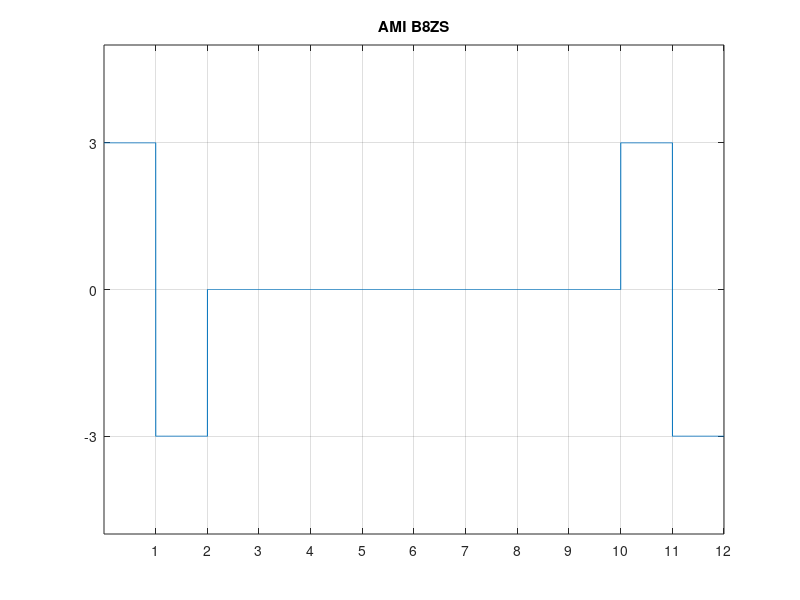

Write the MATLAB code that produced this figure.
% University of Rajshahi
% Name : Nakul Deb Nath
% Dept : CSE
% Date : 17-11-2018

clear;
clear all;
clc;

n=[1 1 0 0 0 0 0 0 0 0 1 1];
%n = input('Enter the bit Stream : ');

v = 3;
for index = 1:length(n)
    if n(index)==1;
        bitsArray(index) = v;
        v = -v;
    else
        bitsArray(index) = 0;
    end
end

i=1;
t = 0:0.001:length(n);
bt = 1/0.001;
for index = 1:length(t)
    if t(index) <= i;
        y(index)=bitsArray(i);
    else
        y(index) = bitsArray(i);
        i = i+1;
    end
end
plot(t,y);
%axis([0 length(n) -5 5]);
%grid on;
%title('AMI');

axis([0 length(n) -5 5]);
set(gca,'YTick', [-3 0 3])
set(gca,'XTick', 1:length(n))
title('AMI B8ZS')
hold on;
grid on;



for j = 1:length(y)/bt
    if y(j*bt) == v;
        resiveBit(j) = 1;
    elseif y(j*bt) == -v
        resiveBit(j) = 1;
    else
        resiveBit(j) = 0;
    end
end

display(resiveBit);
